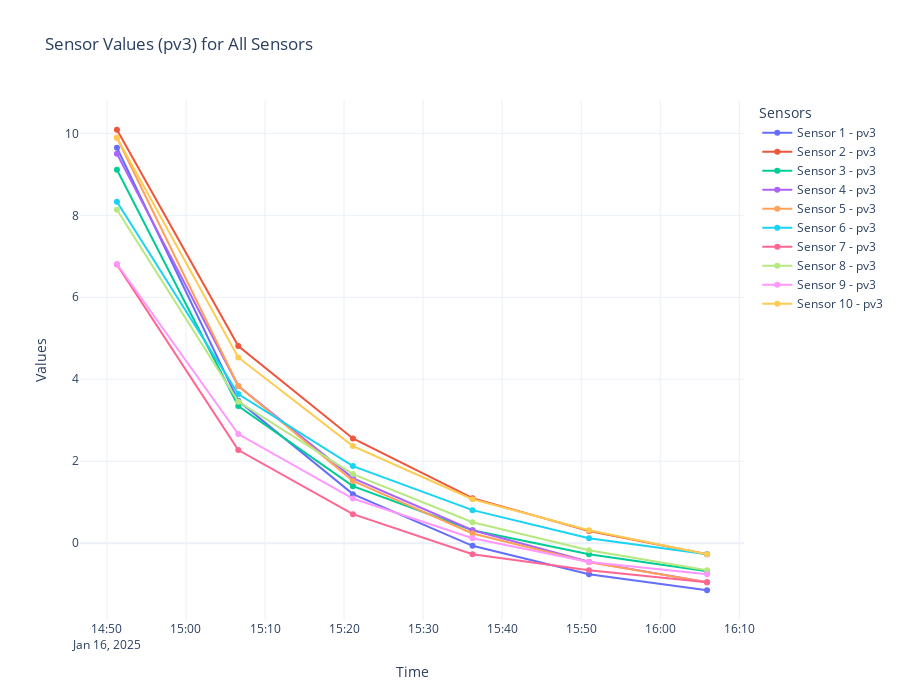

Notebook code cell kept with this figure:
### Code cell
# Create a Plotly figure for pv3
fig_pv3 = go.Figure()

# Iterate over each sensor
for sensor in sensors:
    # Filter data for the current sensor
    sensor_data = df[df['sensor'] == sensor]

    # Add pv3 line for the sensor
    fig_pv3.add_trace(go.Scatter(
        x=sensor_data['time'],
        y=sensor_data['pv3'],
        mode='lines+markers',
        name=f"Sensor {sensor} - pv3"
    ))

# Update layout
fig_pv3.update_layout(
    title="Sensor Values (pv3) for All Sensors",
    xaxis_title="Time",
    yaxis_title="Values",
    legend_title="Sensors",
    template="plotly_white",
    height=700
)

# Show the plot
fig_pv3.show()

### Figure 1 — Plotly figure (JSON) as saved in the notebook; plotly's stock layout.template omitted (floating-point values rounded to 4 significant figures)
{"data": [{"mode": "lines+markers", "name": "Sensor 1 - pv3", "type": "scatter", "x": ["2025-01-16 14:51:16", "2025-01-16 15:06:37", "2025-01-16 15:21:07", "2025-01-16 15:36:15", "2025-01-16 15:50:59", "2025-01-16 16:05:55"], "y": [9.649, 3.473, 1.197, -0.06351, -0.7572, -1.148]}, {"mode": "lines+markers", "name": "Sensor 2 - pv3", "type": "scatter", "x": ["2025-01-16 14:51:16", "2025-01-16 15:06:37", "2025-01-16 15:21:07", "2025-01-16 15:36:15", "2025-01-16 15:50:59", "2025-01-16 16:05:55"], "y": [10.09, 4.812, 2.555, 1.099, 0.298, -0.2687]}, {"mode": "lines+markers", "name": "Sensor 3 - pv3", "type": "scatter", "x": ["2025-01-16 14:51:16", "2025-01-16 15:06:37", "2025-01-16 15:21:07", "2025-01-16 15:36:15", "2025-01-16 15:50:59", "2025-01-16 16:05:55"], "y": [9.111, 3.346, 1.392, 0.3175, -0.2687, -0.6869]}, {"mode": "lines+markers", "name": "Sensor 4 - pv3", "type": "scatter", "x": ["2025-01-16 14:51:16", "2025-01-16 15:06:37", "2025-01-16 15:21:07", "2025-01-16 15:36:15", "2025-01-16 15:50:59", "2025-01-16 16:05:55"], "y": [9.502, 3.835, 1.588, 0.3175, -0.4524, -0.9526]}, {"mode": "lines+markers", "name": "Sensor 5 - pv3", "type": "scatter", "x": ["2025-01-16 14:51:16", "2025-01-16 15:06:37", "2025-01-16 15:21:07", "2025-01-16 15:36:15", "2025-01-16 15:50:59", "2025-01-16 16:05:55"], "y": [9.893, 3.835, 1.517, 0.2374, -0.4641, -0.9526]}, {"mode": "lines+markers", "name": "Sensor 6 - pv3", "type": "scatter", "x": ["2025-01-16 14:51:16", "2025-01-16 15:06:37", "2025-01-16 15:21:07", "2025-01-16 15:36:15", "2025-01-16 15:50:59", "2025-01-16 16:05:55"], "y": [8.329, 3.639, 1.881, 0.8061, 0.1221, -0.2687]}, {"mode": "lines+markers", "name": "Sensor 7 - pv3", "type": "scatter", "x": ["2025-01-16 14:51:16", "2025-01-16 15:06:37", "2025-01-16 15:21:07", "2025-01-16 15:36:15", "2025-01-16 15:50:59", "2025-01-16 16:05:55"], "y": [6.798, 2.272, 0.7084, -0.2687, -0.6595, -0.9526]}, {"mode": "lines+markers", "name": "Sensor 8 - pv3", "type": "scatter", "x": ["2025-01-16 14:51:16", "2025-01-16 15:06:37", "2025-01-16 15:21:07", "2025-01-16 15:36:15", "2025-01-16 15:50:59", "2025-01-16 16:05:55"], "y": [8.134, 3.454, 1.685, 0.5129, -0.171, -0.6595]}, {"mode": "lines+markers", "name": "Sensor 9 - pv3", "type": "scatter", "x": ["2025-01-16 14:51:16", "2025-01-16 15:06:37", "2025-01-16 15:21:07", "2025-01-16 15:36:15", "2025-01-16 15:50:59", "2025-01-16 16:05:55"], "y": [6.812, 2.662, 1.089, 0.1221, -0.4573, -0.7572]}, {"mode": "lines+markers", "name": "Sensor 10 - pv3", "type": "scatter", "x": ["2025-01-16 14:51:16", "2025-01-16 15:06:37", "2025-01-16 15:21:07", "2025-01-16 15:36:15", "2025-01-16 15:50:59", "2025-01-16 16:05:55"], "y": [9.893, 4.532, 2.369, 1.073, 0.3175, -0.2687]}], "layout": {"height": 700, "legend": {"title": {"text": "Sensors"}}, "title": {"text": "Sensor Values (pv3) for All Sensors"}, "xaxis": {"title": {"text": "Time"}}, "yaxis": {"title": {"text": "Values"}}}}
